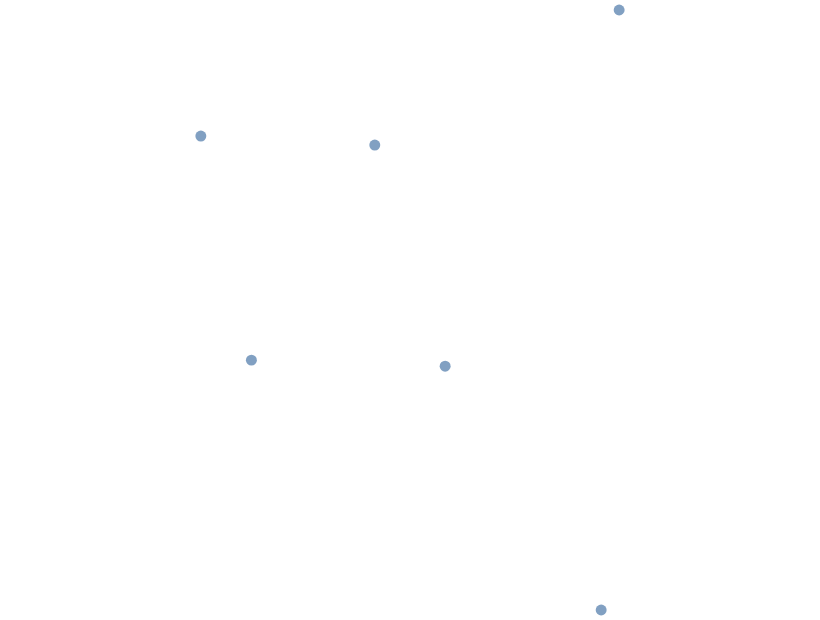

Describe this chart as a Vega-Lite specification.
### Vega-Lite specification from a JSON file in a GitHub repository (floating-point values rounded to 4 significant figures)
{"$schema": "https://vega.github.io/schema/vega-lite/v6.json", "padding": 5, "autosize": "none", "width": 400, "height": 300, "data": {"values": [{"lon": -74, "lat": 40.7, "n": 8}, {"lon": 2.35, "lat": 48.85, "n": 5}, {"lon": 139.7, "lat": 35.7, "n": 9}, {"lon": 151.2, "lat": -33.9, "n": 3}, {"lon": -43.2, "lat": -22.9, "n": 6}, {"lon": 28, "lat": -26.2, "n": 2}]}, "projection": {"type": "azimuthalEquidistant"}, "mark": "circle", "encoding": {"longitude": {"field": "lon", "type": "quantitative"}, "latitude": {"field": "lat", "type": "quantitative"}}}
